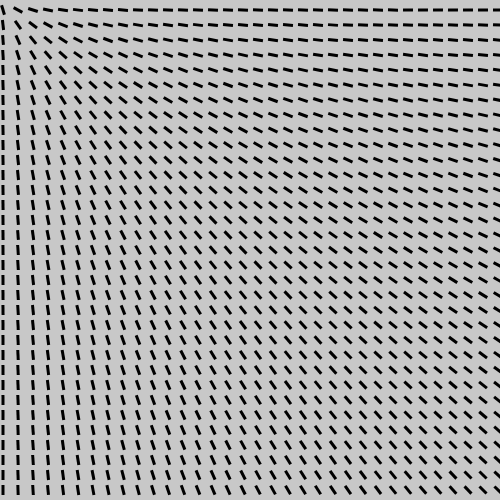
Frame 1 (no input)
Frame 60 (no input): identical to frame 1, image omitted
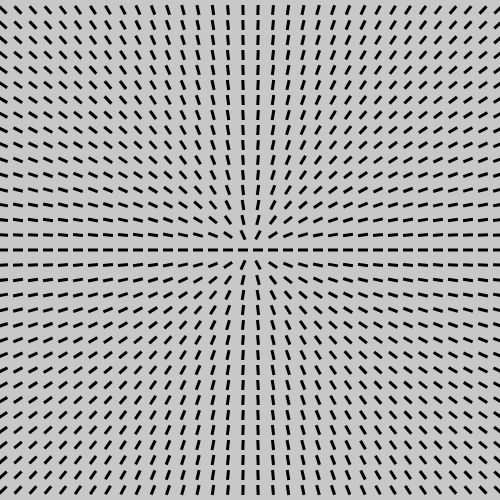
Frame 120 (the mouse pressed at the canvas centre since frame 60)

The p5.js sketch that drew these frames (run headless with seeded random() and noise() and a simulated clock; from frame 60 on, the mouse is pressed at the canvas centre):

// p5.js sketch
// ── sketch.js
var rectWidth;
var rectHeight;
var counter;

function setup() {
  createCanvas(500, 500);
  rectWidth = 3;
  rectHeight = 10;
  counter = 0;
  rectMode(CENTER);
  noStroke();
}

function draw() {
  background(200);
  fill(0);
  var gap = 15;
  for (var y = rectHeight; y < height; y+=gap) {
    for (var x = rectWidth; x < width; x+=gap) {
      push();
      var dx = x - mouseX;
      var dy = y - mouseY;
      var angle = Math.atan2(dy, dx);
      translate(x, y);
      rotate(angle + Math.PI / 2);
      rect(0, 0, rectWidth, rectHeight);
      pop();
    }
  }
  counter++;
}
